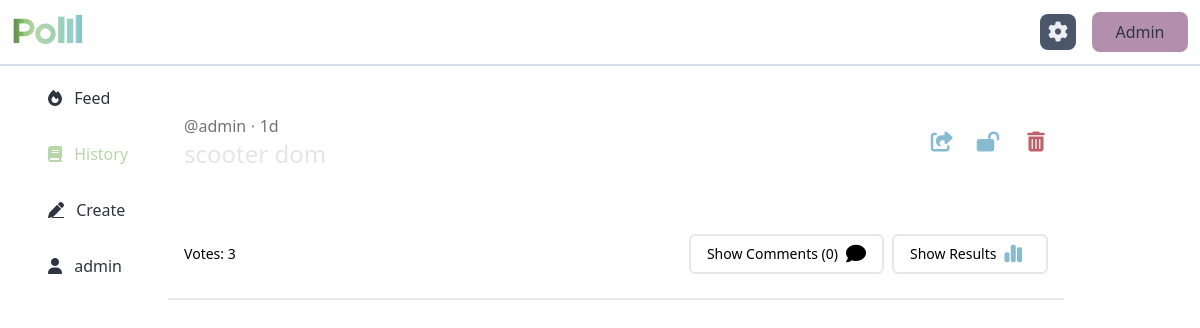
The page /history (signed in) on the database its author committed.
### tables this page shows
CREATE TABLE user (
	id INTEGER PRIMARY KEY, 
	username TEXT NOT NULL, 
	email TEXT UNIQUE NOT NULL, 
	account_created DATETIME NOT NULL, 
	last_online DATETIME NOT NULL, 
  last_poll_created DATETIME,
  next_poll_allowed DATETIME,
  is_muted BOOLEAN NOT NULL CHECK (is_muted IN (0, 1)), 
  is_banned BOOLEAN NOT NULL CHECK (is_banned IN (0, 1))
);

CREATE TABLE poll (
	id INTEGER PRIMARY KEY, 
	creator_id INTEGER NOT NULL, 
	question TEXT NOT NULL, 
	poll_type TEXT NOT NULL, 
	date_created DATETIME NOT NULL, 
  is_pinned BOOLEAN NOT NULL CHECK (is_pinned IN (0, 1)), 
  is_anonymous BOOLEAN NOT NULL CHECK (is_anonymous IN (0, 1)), 
  is_active BOOLEAN NOT NULL CHECK (is_active IN (0, 1)), 
  FOREIGN KEY (creator_id) REFERENCES user (id)
);

### polll/home.py (the view)
@home.route("/history")
@requires_auth
def history():
    db = get_db()
    cur = db.cursor()
    query = """
    SELECT DISTINCT poll_id
    FROM response
    WHERE response.user_id = ?
    """
    res = cur.execute(query, (session["user"]["id"],))
    ids = [response["poll_id"] for response in res.fetchall()]
    polls = [query_poll_details(id) for id in ids]
    session["admin"] = False
    session["tab"] = "history"
    return render_template("home/history.html", session=session, polls=polls)

### polll/auth.py (called while the page is built)
def requires_auth(f):
    @wraps(f)
    def decorated(*args, **kwargs):
        if not session.get("user"):
            return redirect(url_for('home.index'))
        return f(*args, **kwargs)
    return decorated

### polll/db.py (called while the page is built)
def get_db():
    if "db" not in g:
        g.db = sqlite3.connect(
            current_app.config["DATABASE"],
            detect_types=sqlite3.PARSE_DECLTYPES
        )
        g.db.row_factory = sqlite3.Row
    return g.db

### polll/results.py (called while the page is built)
def get_response(poll_id, user):
    if not user:
        return None
    db = get_db()
    cur = db.cursor()
    res = cur.execute(RESPONSE_QUERY, (poll_id, user["id"])).fetchone()
    return res["id"] if res else None

def choose_one(poll_id, user):
    db = get_db()
    cur = db.cursor()
    res = cur.execute(DISCRETE_RESULTS, (poll_id,))
    results = [dict(result) for result in res.fetchall()]
    response = {}
    response_id = get_response(poll_id, user)
    if response_id:
        res = cur.execute(DISCRETE_RESPONSE, (response_id,))
        response = dict(res.fetchone())
    return (results, response)

### polll/utils.py (called while the page is built)
def format_timestamp(string):
    timestamp = datetime.strptime(string, '%Y-%m-%d %H:%M:%S')
    age = datetime.utcnow() - timestamp
    if age.days > 0:
        return f"{age.days}d"
    elif age.seconds // 3600 > 0:
        return f"{age.seconds // 3600}h"
    elif age.seconds // 60 > 0:
        return f"{age.seconds // 60}m"
    else:
        return f"{age.seconds}s"

def result_template(poll):
    template = "poll-graph"
    if poll["poll_type"] == "RANKED_POLL":
        template = "ranked-poll"
    return f"results/{template}.html"

def poll_template(poll):
    template = poll["poll_type"].lower().replace("_", "-")
    return f"polls/{template}.html"

def id_to_url(n):
    hash = ((0x0000FFFF & n) << 16) + ((0xFFFF0000 & n) >> 16)
    code = base64.urlsafe_b64encode(str(hash).encode()).decode()
    return f"{request.scheme}://{request.host}/poll/{code}"

### polll/templates/home/history.html
{% extends "home/home.html" %}
{% block home_content %}
  {% for poll in polls %}
    {% include "results/result-base.html" %}
  {% endfor %}
{% endblock %}

### polll/templates/macros.jinja
{% macro buttons(showIcons=true, feed="visible", history="visible", create="visible", myPolls="visible") %}
<a class="{{feed}} text-nord-0 dark:text-polll-blue h-10 flex justify-center items-center pt-2 pb-2 md:pb-12 font-light" href="{{ url_for('home.feed') }}">
    <span class="{% if session.tab == 'feed' %} text-polll-green {% endif %}">
        <i class="ml-2 text-xl md:text-base fa-solid fa-fire px-2"></i>
        {% if showIcons %} Feed {% endif %}
    </span>
</a>
<a class="{{history}} text-nord-0 dark:text-polll-blue h-10 flex justify-center items-center pt-2 pb-2 md:pb-12 font-light" href="{{ url_for('home.history') }}">
    <span class="{% if session.tab == 'history' %} text-polll-green {% endif %}">
        <i class="ml-2 text-xl md:text-base fa-solid fa-book px-2"></i>
        {% if showIcons %} History {% endif %}
    </span>
</a>
<a class="{{create}} text-nord-0 dark:text-polll-blue h-10 flex justify-center items-center pt-2 pb-2 md:pb-12 font-light" href="{{ url_for('home.create') }}">
    <span class="{% if session.tab == 'create' %} text-polll-green {% endif %}">
        <i class="ml-2 text-xl md:text-base fa-solid fa-pen underline px-2"></i>
        {% if showIcons %} Create {% endif %}
    </span>
</a>
<a class="{{myPolls}} text-nord-0 dark:text-polll-blue h-10 flex justify-center items-center pt-2 pb-2 md:pb-12 font-light" href="{{ url_for('home.mypolls') }}">
    <span class="{% if session.tab == 'mypolls' %} text-polll-green {% endif %}">
        <i class="ml-2 text-xl md:text-base fa-solid fa-user px-2"></i>
        {% if showIcons %} {{session.user.username}} {% endif %}
    </span>
</a>
{% endmacro %}

### polll/templates/results/result-base.html (shortened to what this page needs)
<div
  id="poll-card-{{ poll.id }}"
  class="poll-card py-2 border-b-2 dark:border-nord-3 overflow-hidden"
>
  <div class="flex flex-row items-center p-2">
    <div class="flex flex-col p-2 select-none">
      <p class="font-light text-neutral-500">{% if poll.is_anonymous == 1 %}anonymous{% else %}@{{ poll.creator }}{% endif %} ⋅ {{ poll.age }}</p>
      <p class=" font-light text-neutral-200 text-2xl">{{ poll.question }}</p>
    </div>
    {% if session.user.id == poll.creator_id %}
      <button
        class="ml-auto text-xl w-10 ml-2 h-10 rounded-md py-1 hover:cursor-default"
        title="Share"
        onclick="copy_link('{{ poll.url }}')"
        type="button"
      >
        <i class="ml-1 fa fa-share-from-square text-polll-blue hover:text-polll-green"></i>
      </button>
      {% include "results/poll-lock.html" %}
      <button class="ml-2 text-xl w-10 h-10 rounded-md py-1 hover:cursor-default"
          title="Delete"
          hx-get="{{ url_for('poll.delete', poll_id = poll.id) }}"
          hx-include="previous input"
          hx-target="#poll-card-{{ poll.id }}"
          hx-swap="delete"
          hx-confirm="Are you sure you want to delete this poll?">
        <i class="fa fa-trash text-nord-11"></i>
      </button>
    {% endif %}
  </div>
  <div id="poll-graph-{{ poll.id }}" class="md:px-8 md:py-4">
  </div>
  <div class="flex flex-row text-sm px-4 items-center my-4 select-none">
    <p class="font-light">
      Votes: {{ poll.votes }}
    </p>
    <button
      class="ml-auto px-4 h-10 rounded-md border-2 dark:border-nord-4 dark:hover:bg-nord-0 py-1 text-black dark:text-nord-4 flex items-center justify-center"
      onclick="toggle_comments({{ poll.id }})"
    >
      <span class="hidden md:flex" id="comments-toggle-{{ poll.id }}">Show Comments</span>
      &nbsp(<span id="comments-count-{{ poll.id }}">{{ poll.comments|length }}</span>)
      <i class="fa fa-comment ml-2 text-black dark:text-nord-4 text-xl"></i>
    </button>
    <button
      class="ml-2 px-4 h-10 rounded-md border-2 dark:border-nord-4 dark:hover:bg-nord-0 py-1 text-polll-blue hover:text-polll-green flex items-center justify-center select-none"
      onclick="graphToggle({{ poll }})"
    >
      <span
        id="graph-toggle-{{ poll.id }}"
        class="text-black dark:text-nord-4"
      >
      <p id="rs-btn-txt-{{ poll.id }}" class="hidden md:flex md:font-light md:hover:text-nord-6">Show Results</p>
      </span>
      <i class="fa fa-chart-simple px-2  text-xl"></i>
    </button>
  </div>
</div>

### polll/templates/results/poll-lock.html
<button class="ml-2 text-xl w-10 h-10 rounded-md py-1 text-polll-blue hover:text-polll-green hover:cursor-default"
  title="{% if poll.is_active == 0 %}Open Poll{% else %}Close Poll{% endif %}"
  hx-get="{{ url_for('poll.toggle', poll_id = poll.id, active = poll.is_active) }}"
  hx-swap="outerHTML"
>
  {% if poll.is_active == 0 %}
    <i class="fa fa-lock"></i>
  {% else %}
    <i class="fa fa-lock-open"></i>
  {% endif %}
</button>

### rows shown on the page
user: user.username "admin"
poll: creator "admin", age "1d", question "scooter dom", is_active True (drawn), votes "3", comments|length "0"
